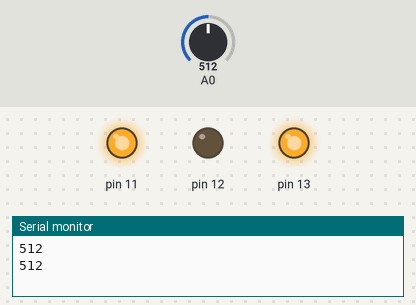
Bench run of a sketch on a simulated Arduino Uno, built with avr-gcc and run on an emulated ATmega328P. Shown: output pins drawn as LEDs (lit = HIGH), the last lines printed to the serial monitor. Dashed ring = blinking. The inputs (shaded band) are chosen by the test bench; at power-on: A0 = 512.

Above: at 1.8 s.
1.9 s: A0 set to 0
At 3.2 s:
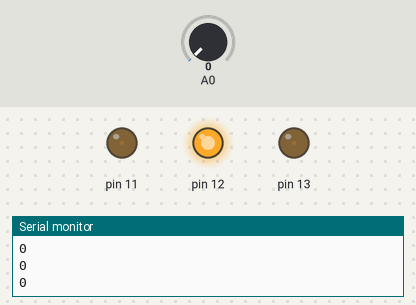
3.5 s: A0 set to 122
At 3.68 s:
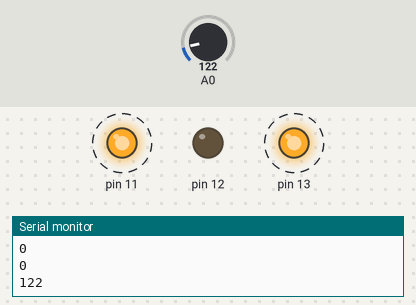
At 4.05 s:
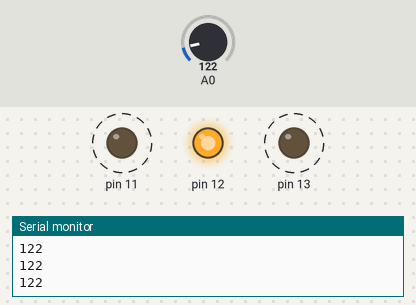
Timing chart, 0 to 13.0 s (numbered marks = the images above; inputs shaded):
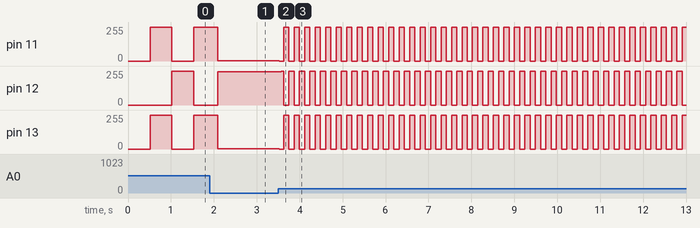

The sketch:

leds_sirene.ino
```cpp
// C++ code
//
int ValorLido = 0;

void setup()
{
  pinMode(A0, INPUT);
  Serial.begin(9600);
  pinMode(13, OUTPUT);
  pinMode(12, OUTPUT);
  pinMode(11, OUTPUT);
}

void loop()
{
  ValorLido = analogRead(A0);
  Serial.println(ValorLido);
  delay(ValorLido); // Wait for ValorLido millisecond(s)
  digitalWrite(13, HIGH);
  digitalWrite(12, LOW);
  digitalWrite(11, HIGH);
  delay(ValorLido); // Wait for ValorLido millisecond(s)
  digitalWrite(13, LOW);
  digitalWrite(11, LOW);
  digitalWrite(12, HIGH);
}
```

Measured:
- after the input at 3.5 s, pin 11, pin 13: alternates 255/255 for 0.12 s and 0/255 for 0.12 s, starting at once; pin 12: 251/255 → 255/255 after 0.07 s, then repeats every 0.24 s: 0/255 0.12 s, 255/255 0.12 s
